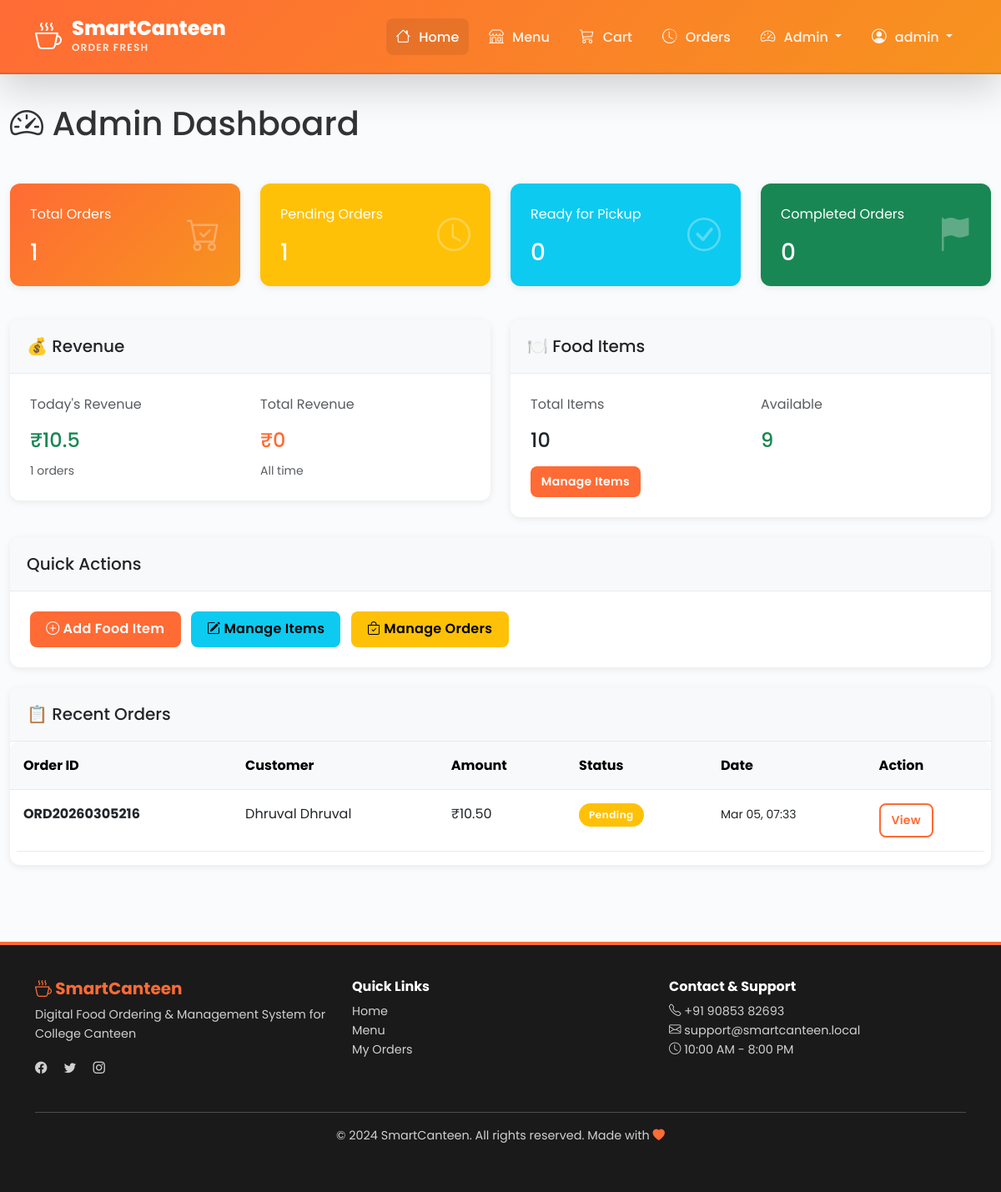
/management/dashboard/ (signed in), run on the app's committed database.
### canteen/models.py (models this page shows, shortened)
class Order(models.Model):
    STATUS_CHOICES = [
        ('pending', 'Pending'),
        ('confirmed', 'Confirmed'),
        ('preparing', 'Preparing'),
        ('ready', 'Ready for Pickup'),
        ('completed', 'Completed'),
        ('cancelled', 'Cancelled'),
    ]
    PAYMENT_METHOD_CHOICES = [
        ('cash', 'Cash Payment'),
        ('card', 'Card Payment'),
        ('upi', 'UPI'),
        ('wallet', 'Wallet'),
    ]
    user = models.ForeignKey(
        User,
        on_delete=models.CASCADE,
        related_name='orders'
    )
    order_id = models.CharField(max_length=20, unique=True, db_index=True)
    status = models.CharField(
        max_length=20,
        choices=STATUS_CHOICES,
        default='pending'
    )
    payment_method = models.CharField(
        max_length=20,
        choices=PAYMENT_METHOD_CHOICES,
        default='cash'
    )
    subtotal = models.DecimalField(
        max_digits=10,
        decimal_places=2,
        validators=[MinValueValidator(Decimal('0.00'))]
    )
    tax = models.DecimalField(
        max_digits=10,
        decimal_places=2,
        default=0,
        validators=[MinValueValidator(Decimal('0.00'))]
    )
    discount = models.DecimalField(
        max_digits=10,
        decimal_places=2,
        default=0,
        validators=[MinValueValidator(Decimal('0.00'))]
    )
    total_amount = models.DecimalField(
        max_digits=10,
        decimal_places=2,
        validators=[MinValueValidator(Decimal('0.00'))]
    )
    special_instructions = models.TextField(blank=True, null=True)
    created_at = models.DateTimeField(auto_now_add=True)
    updated_at = models.DateTimeField(auto_now=True)
    estimated_ready_time = models.DateTimeField(null=True, blank=True)
    completed_at = models.DateTimeField(null=True, blank=True)
    class Meta:
        db_table = 'order'
        verbose_name = 'Order'
        verbose_name_plural = 'Orders'
        ordering = ['-created_at']
        indexes = [
            models.Index(fields=['order_id']),
            models.Index(fields=['user', '-created_at']),
            models.Index(fields=['status']),
        ]

### canteen/views.py (the view)
# urls.py: path('management/dashboard/', views.admin_dashboard, name='admin_dashboard'),
@login_required(login_url='canteen:login')
@user_passes_test(is_admin_user)
def admin_dashboard(request):
    total_orders = Order.objects.count()
    pending_orders = Order.objects.filter(status='pending').count()
    ready_orders = Order.objects.filter(status='ready').count()
    completed_orders = Order.objects.filter(status='completed').count()
    total_revenue = Order.objects.filter(status='completed').aggregate(
        Sum('total_amount')
    )['total_amount__sum'] or Decimal('0')
    total_items = FoodItem.objects.count()
    available_items = FoodItem.objects.filter(
        availability_status='available'
    ).count()
    today = timezone.now().date()
    today_orders = Order.objects.filter(created_at__date=today)
    today_revenue = today_orders.aggregate(
        Sum('total_amount')
    )['total_amount__sum'] or Decimal('0')
    recent_orders = Order.objects.all().select_related('user').order_by('-created_at')[:10]
    context = {
        'total_orders': total_orders,
        'pending_orders': pending_orders,
        'ready_orders': ready_orders,
        'completed_orders': completed_orders,
        'total_revenue': total_revenue,
        'total_items': total_items,
        'available_items': available_items,
        'today_orders': today_orders.count(),
        'today_revenue': today_revenue,
        'recent_orders': recent_orders,
    }
    return render(request, 'canteen/admin/dashboard.html', context)

### canteen/templates/canteen/admin/dashboard.html (shortened to what this page needs)
{% extends 'canteen/base.html' %}
{% block content %}
<div class="container-fluid my-4">
    <div class="row mb-4">
        <div class="col-12">
            <h1 class="mb-4"><i class="bi bi-speedometer2"></i> Admin Dashboard</h1>
        </div>
    </div>
    <div class="row mb-4">
        <div class="col-md-3 mb-3">
            <div class="card bg-primary text-white">
                <div class="card-body">
                    <div class="d-flex justify-content-between align-items-center">
                        <div>
                            <p class="card-text">Total Orders</p>
                            <h3 class="mb-0">{{ total_orders }}</h3>
                        </div>
                        <i class="bi bi-cart-check" style="font-size: 2.5rem; opacity: 0.3;"></i>
                    </div>
                </div>
            </div>
        </div>
        <div class="col-md-3 mb-3">
            <div class="card bg-warning text-white">
                <div class="card-body">
                    <div class="d-flex justify-content-between align-items-center">
                        <div>
                            <p class="card-text">Pending Orders</p>
                            <h3 class="mb-0">{{ pending_orders }}</h3>
                        </div>
                        <i class="bi bi-clock" style="font-size: 2.5rem; opacity: 0.3;"></i>
                    </div>
                </div>
            </div>
        </div>
        <div class="col-md-3 mb-3">
            <div class="card bg-info text-white">
                <div class="card-body">
                    <div class="d-flex justify-content-between align-items-center">
                        <div>
                            <p class="card-text">Ready for Pickup</p>
                            <h3 class="mb-0">{{ ready_orders }}</h3>
                        </div>
                        <i class="bi bi-check-circle" style="font-size: 2.5rem; opacity: 0.3;"></i>
                    </div>
                </div>
            </div>
        </div>
        <div class="col-md-3 mb-3">
            <div class="card bg-success text-white">
                <div class="card-body">
                    <div class="d-flex justify-content-between align-items-center">
                        <div>
                            <p class="card-text">Completed Orders</p>
                            <h3 class="mb-0">{{ completed_orders }}</h3>
                        </div>
                        <i class="bi bi-flag-fill" style="font-size: 2.5rem; opacity: 0.3;"></i>
                    </div>
                </div>
            </div>
        </div>
    </div>
    <div class="row mb-4">
        <div class="col-md-6">
            <div class="card">
                <div class="card-header bg-light">
                    <h5 class="mb-0">💰 Revenue</h5>
                </div>
                <div class="card-body">
                    <div class="row">
                        <div class="col-6">
                            <p class="text-muted">Today's Revenue</p>
                            <h4 class="text-success">₹{{ today_revenue }}</h4>
                            <small class="text-muted">{{ today_orders }} orders</small>
                        </div>
                        <div class="col-6">
                            <p class="text-muted">Total Revenue</p>
                            <h4 class="text-primary">₹{{ total_revenue }}</h4>
                            <small class="text-muted">All time</small>
                        </div>
                    </div>
                </div>
            </div>
        </div>
        <div class="col-md-6">
            <div class="card">
                <div class="card-header bg-light">
                    <h5 class="mb-0">🍽️ Food Items</h5>
                </div>
                <div class="card-body">
                    <div class="row">
                        <div class="col-6">
                            <p class="text-muted">Total Items</p>
                            <h4>{{ total_items }}</h4>
                        </div>
                        <div class="col-6">
                            <p class="text-muted">Available</p>
                            <h4 class="text-success">{{ available_items }}</h4>
                        </div>
                    </div>
                    <a href="{% url 'canteen:manage_items' %}" class="btn btn-sm btn-primary mt-2">Manage Items</a>
                </div>
            </div>
        </div>
    </div>
    <div class="row mb-4">
        <div class="col-12">
            <div class="card">
                <div class="card-header bg-light">
                    <h5 class="mb-0">Quick Actions</h5>
                </div>
                <div class="card-body">
                    <a href="{% url 'canteen:add_food_item' %}" class="btn btn-primary me-2">
                        <i class="bi bi-plus-circle"></i> Add Food Item
                    </a>
                    <a href="{% url 'canteen:manage_items' %}" class="btn btn-info me-2">
                        <i class="bi bi-pencil-square"></i> Manage Items
                    </a>
                    <a href="{% url 'canteen:manage_orders' %}" class="btn btn-warning">
                        <i class="bi bi-bag-check"></i> Manage Orders
                    </a>
                </div>
            </div>
        </div>
    </div>
    <div class="row">
        <div class="col-12">
            <div class="card">
                <div class="card-header bg-light">
                    <h5 class="mb-0">📋 Recent Orders</h5>
                </div>
                <div class="table-responsive">
                    <table class="table table-hover">
                        <thead class="table-light">
                            <tr>
                                <th>Order ID</th>
                                <th>Customer</th>
                                <th>Amount</th>
                                <th>Status</th>
                                <th>Date</th>
                                <th>Action</th>
                            </tr>
                        </thead>
                        <tbody>
                            {% for order in recent_orders %}
                                <tr>
                                    <td><strong>{{ order.order_id }}</strong></td>
                                    <td>{{ order.user.get_full_name|default:order.user.username }}</td>
                                    <td>₹{{ order.total_amount }}</td>
                                    <td>
                                        <span class="badge bg-{% if order.status == 'pending' %}warning{% elif order.status == 'completed' %}success{% elif order.status == 'cancelled' %}danger{% else %}info{% endif %}">
                                            {{ order.get_status_display }}
                                        </span>
                                    </td>
                                    <td><small>{{ order.created_at|date:"M d, H:i" }}</small></td>
                                    <td>
                                        <a href="{% url 'canteen:admin_order_detail' order.order_id %}" class="btn btn-sm btn-outline-primary">View</a>
                                    </td>
                                </tr>
                            {% endfor %}
                        </tbody>
                    </table>
                </div>
            </div>
        </div>
    </div>
</div>
{% endblock %}

### canteen/templates/canteen/base.html (shortened to what this page needs)
<!DOCTYPE html>
<html lang="en">
<head>
    <link href="https://cdn.jsdelivr.net/npm/bootstrap@5.3.0/dist/css/bootstrap.min.css" rel="stylesheet">
    <link rel="stylesheet" href="https://cdn.jsdelivr.net/npm/bootstrap-icons@1.10.0/font/bootstrap-icons.css">
    {% load static %}
    <link rel="stylesheet" href="{% static 'css/style.css' %}">
</head>
<body>
    <nav class="navbar navbar-expand-lg navbar-dark fixed-top premium-header shadow-lg smart-navbar">
        <div class="container-lg">
            <a class="navbar-brand fw-bold" href="{% url 'canteen:home' %}">
                <div class="brand-logo-wrapper">
                    <i class="bi bi-cup-hot"></i>
                    <div>
                        <span class="brand-main">SmartCanteen</span>
                        <span class="brand-tagline">Order Fresh</span>
                    </div>
                </div>
            </a>
            <div class="collapse navbar-collapse" id="navbarNav">
                <ul class="navbar-nav ms-auto gap-1">
                    <li class="nav-item">
                        <a class="nav-link active" href="{% url 'canteen:home' %}">
                            <i class="bi bi-house"></i> Home
                        </a>
                    </li>
                    <li class="nav-item">
                        <a class="nav-link" href="{% url 'canteen:food_list' %}">
                            <i class="bi bi-shop"></i> Menu
                        </a>
                    </li>
                    {% if user.is_authenticated %}
                        <li class="nav-item">
                            <a class="nav-link position-relative" href="{% url 'canteen:cart' %}">
                                <i class="bi bi-cart3"></i> Cart
                            </a>
                        </li>
                        <li class="nav-item">
                            <a class="nav-link" href="{% url 'canteen:order_list' %}">
                                <i class="bi bi-clock-history"></i> Orders
                            </a>
                        </li>
                        {% if user.is_staff %}
                            <li class="nav-item dropdown">
                                <a class="nav-link dropdown-toggle" href="#" id="adminDropdown" role="button" data-bs-toggle="dropdown">
                                    <i class="bi bi-speedometer2"></i> Admin
                                </a>
                            </li>
                        {% endif %}
                        <li class="nav-item dropdown">
                            <a class="nav-link dropdown-toggle" href="#" id="userDropdown" role="button" data-bs-toggle="dropdown">
                                <i class="bi bi-person-circle"></i> {{ user.first_name|default:user.username }}
                            </a>
                        </li>
                    {% endif %}
                </ul>
            </div>
        </div>
    </nav>
    <div style="height: 80px;"></div>
    <main>
        {% block content %}{% endblock %}
    </main>
    <footer class="mt-5">
        <div class="container-lg">
            <div class="row">
                <div class="col-md-4 mb-4">
                    <h5 style="color: #FF6B35;"><i class="bi bi-cup-hot"></i> SmartCanteen</h5>
                    <p class="text-muted small">Digital Food Ordering & Management System for College Canteen</p>
                    <div class="mt-3">
                        <a href="https://www.facebook.com/" class="text-decoration-none text-muted me-3"><i class="bi bi-facebook"></i></a>
                        <a href="https://www.twitter.com/" class="text-decoration-none text-muted me-3"><i class="bi bi-twitter"></i></a>
                        <a href="https://www.instagram.com/" class="text-decoration-none text-muted"><i class="bi bi-instagram"></i></a>
                    </div>
                </div>
                <div class="col-md-4 mb-4">
                    <h6>Quick Links</h6>
                    <ul class="list-unstyled">
                        <li><a href="{% url 'canteen:home' %}" class="text-decoration-none text-muted small">Home</a></li>
                        <li><a href="{% url 'canteen:food_list' %}" class="text-decoration-none text-muted small">Menu</a></li>
                        <li><a href="{% url 'canteen:order_list' %}" class="text-decoration-none text-muted small">My Orders</a></li>
                    </ul>
                </div>
                <div class="col-md-4 mb-4">
                    <h6>Contact & Support</h6>
                    <p class="text-muted small">
                        <i class="bi bi-telephone"></i> +91 90853 82693<br>
                        <i class="bi bi-envelope"></i> support@smartcanteen.local<br>
                        <i class="bi bi-clock"></i> 10:00 AM - 8:00 PM
                    </p>
                </div>
            </div>
            <hr class="bg-secondary">
            <div class="text-center text-muted">
                <p class="small">&copy; 2024 SmartCanteen. All rights reserved. Made with <i class="bi bi-heart-fill" style="color: #FF6B35;"></i></p>
            </div>
        </div>
    </footer>
    {% load static %}
</body>
</html>

### data on the page
Order: order_id "ORD20260305216", user.get_full_name "Dhruval Dhruval", total_amount "10.50", status "Pending", created_at "Mar 05, 07:33"

### other printed values
{{ user.first_name|default:user.username }} "admin"
{{ total_orders }} "1"
{{ pending_orders }} "1"
{{ ready_orders }} "0"
{{ completed_orders }} "0"
{{ today_revenue }} "10.5"
{{ today_orders }} "1"
{{ total_revenue }} "0"
{{ total_items }} "10"
{{ available_items }} "9"
